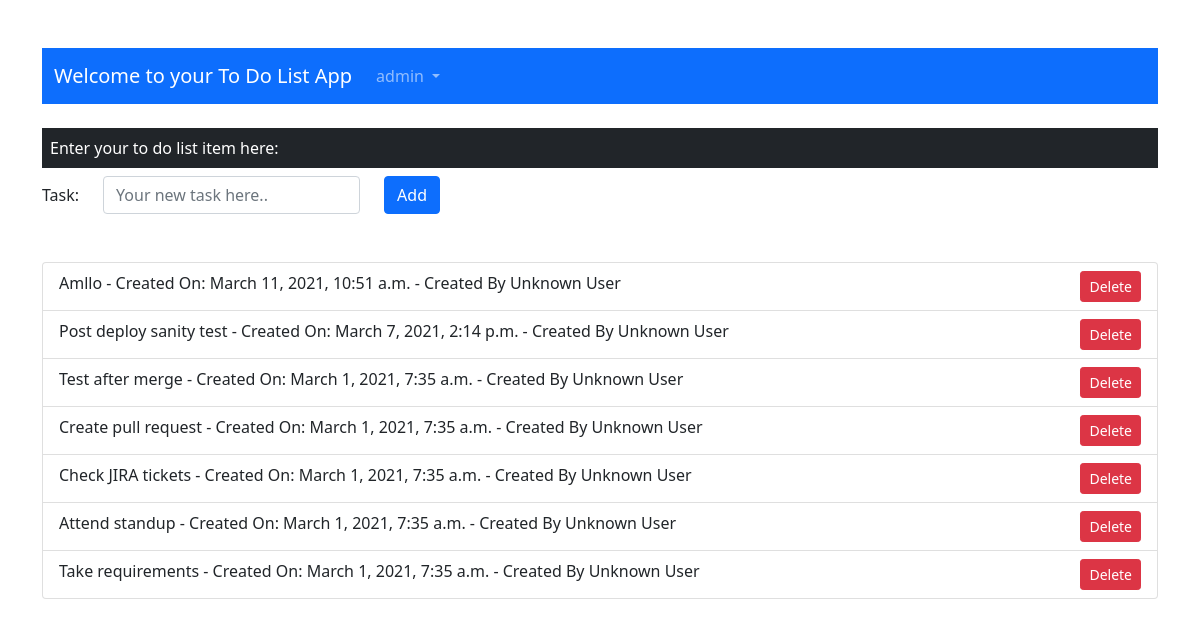
The app's page /todolist/ (signed in), older data.
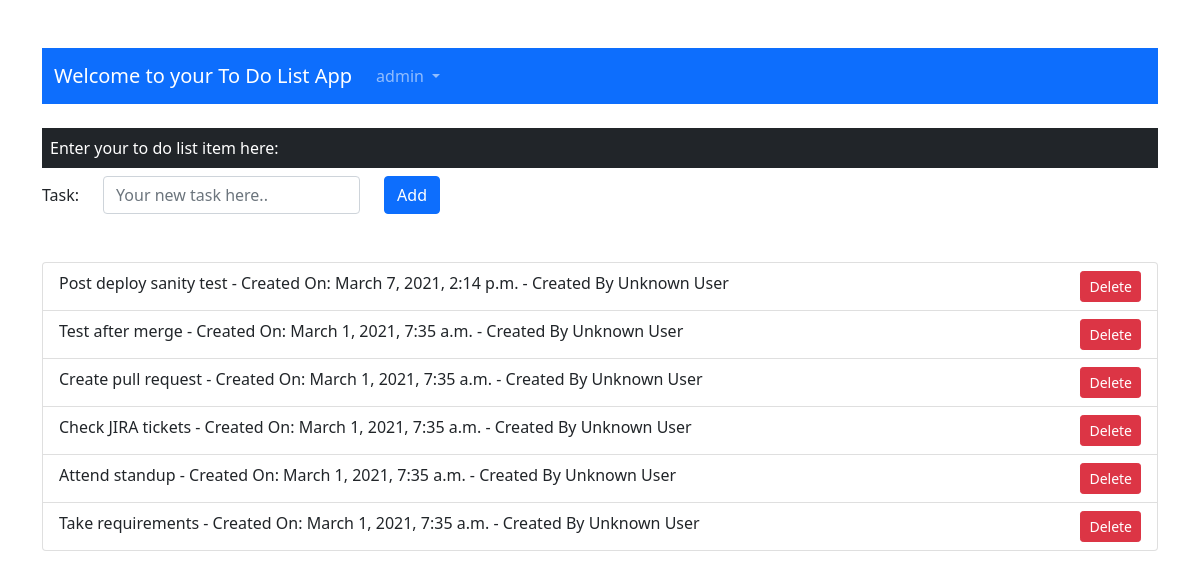
The same page, newer data.
### todolist/models.py (models this page shows)
class Todo(models.Model):
	added_date = models.DateTimeField()
	text = models.CharField(max_length=200)
	username = models.CharField(max_length=20)

### todolist/views.py (the view)
# urls.py: path('', list_view, name='list'),
@login_required
def list_view(request):
	Todos = Todo.objects.all().order_by("-added_date")
	context = {
		'object_list' : Todos
		}
	if request.method == "POST":
		current_date = timezone.now()
		username = request.user
		content = request.POST["content"]
		create_object = Todo.objects.create(added_date=current_date, text=content, username=username)
	return render(request, 'todolist/index.html', context)

### todolist/templates/todolist/index.html
{% extends 'base.html'%}
{% load static %}
	{% block content %}
	{% include 'navbar.html' %}
	<div class='row mt-4'>
		<div class='column'>
			<span class="d-block p-2 bg-dark text-white mb-2">Enter your to do list item here: </span>
			<form action='.', method="POST" class="form-inline">{% csrf_token %}
				<div class="row mb-3 align-items-center">
				  	<div class="col-auto ">
				    <label class="col-auto col-form-label mb-2">Task:</label>
				    </div>
			    	<div class="col-auto ">
			      <input type="text" name='content' class="form-control mb-2" id="newtask" placeholder="Your new task here..">
			    	</div>
				  <div class="col-auto" >
		  			<button type="submit" class="btn btn-primary mb-2">Add</button>
		  		  </div>
		  		</div>
			</form>
		</div>
	</div>
	<div class='row mt-4'>
		<div class='column'>
			<ul class="list-group">
				{% for item in object_list %}
		  <li class="list-group-item">{{item.text}} - Created On: {{item.added_date}} - Created By {{item.username}}
		  		<div class="pullquote" style="float:right !important;" >
		  			<form action="delete_todo/{{item.id}}" >
		  		<button type="submit" class="btn btn-sm btn-danger float-right">Delete</button>
		  		 	</form>
		  		</div>
		  </li>
		  	{% endfor %}
			</ul>
		</div>
	</div>
{% endblock %}

### templates/base.html (shortened to what this page needs)
{% load static %}
<!doctype html>
<html>
	<head>
	<link href="https://cdn.jsdelivr.net/npm/bootstrap@5.0.0-beta2/dist/css/bootstrap.min.css" rel="stylesheet">
	</head>
	<body>
		<div class="container">
			{% block content %}
			{% endblock %}
		</div>
	</body>
</html>

### templates/navbar.html (shortened to what this page needs)
<nav class="navbar navbar-expand navbar-dark bg-primary">
	<div class="container-fluid">
	    <a class="navbar-brand" href="#">Welcome to your To Do List App</a>
	      	<div class="collapse navbar-collapse" id="navbarNavDarkDropdown">
	      		{% if user.is_authenticated %}
      			<ul class="navbar-nav ">
        			<li class="nav-item dropdown">
          			<a class="nav-link dropdown-toggle" href="#" id="navbarDarkDropdownMenuLink" role="button" data-bs-toggle="dropdown" aria-expanded="false">
            		{{ user.username }}
          			</a>
        			</li>
     			</ul>
     			{% else %}
			        <form class="form-inline ml-auto">
			          <a href="{% url 'login' %}" class="btn btn-outline-secondary">Log in</a>
			        </form>
      			{% endif %}
    		</div>
	</div>
	</nav>

Row changes from the older to the newer data that the page shows:
removed Todo: text "Amllo", added_date "March 11, 2021, 10:51 a.m.", username "Unknown User"
